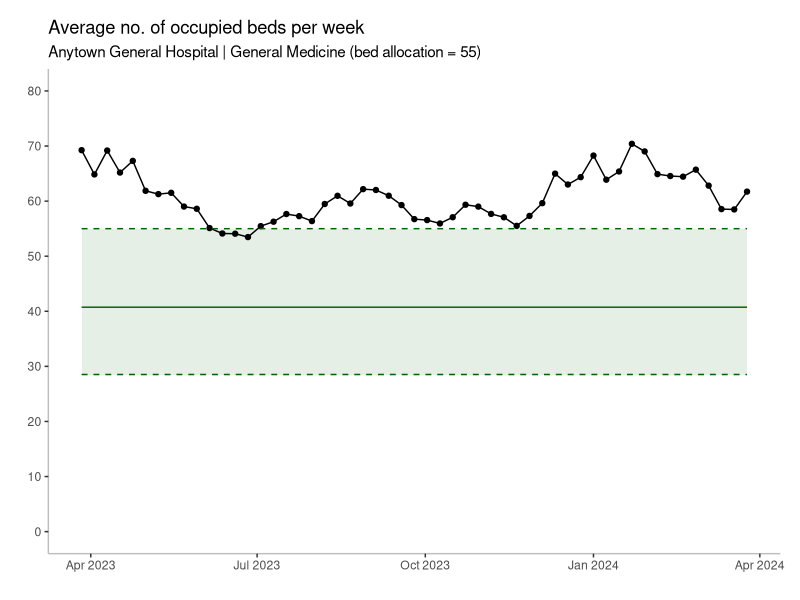

Here is the R script that generated this plot:
# Jagged line of fullness with control limits AND green zone
# What was PLUS what should've been


# Step 0 - load the packages ----------------------------------------------

library(tidyverse)
library(readxl)
library(scales)


# Step 1 - import the data ------------------------------------------------

dataframe_01 <-
  read_xlsx("data/gm_duration_extract.xlsx")


# Step 2 - create an 8784 dataframe ---------------------------------------

dataframe_8784 <-
  data.frame(date_hour = seq(as.POSIXct("2023-04-01 00:01"),
                             as.POSIXct("2024-03-31 23:01"),
                             60*60))


# Step 3 - create the 8784 time series table ------------------------------

dataframe_01a <-
  dataframe_8784 |> 
  inner_join(dataframe_01,
             join_by(date_hour >= START_DATE,
                     date_hour < END_DATE)) |> 
  group_by(date_hour) |> 
  summarize(no_of_occupied_beds = n()) |> 
  mutate(new_date = floor_date(date_hour,
                               "days")) |> 
  group_by(new_date) |> 
  summarize(mean_occupied_beds = mean(no_of_occupied_beds)) |> 
  mutate(new_week = floor_date(new_date,
                               "weeks",
                               1)) |>
  group_by(new_week) |> 
  summarize(new_mean_occupied_beds = mean(mean_occupied_beds))


# Step 4 - create the control chart constants -----------------------------

overall_mean <- mean(dataframe_01a$new_mean_occupied_beds) 
sd <- sd(dataframe_01a$new_mean_occupied_beds)
lcl <- overall_mean - (3 * sd) 
ucl <- overall_mean + (3 * sd)
bed_allocation = 55
green_lcl = bed_allocation - (ucl - lcl)
green_mean = bed_allocation - (green_lcl / 2)


# Step 5 - create the summary table for the control chart -----------------

dataframe_01b <-
  dataframe_01a |> 
  mutate(lcl = lcl) |> 
  mutate(ucl = ucl)


# Step 6 - draw the control chart -----------------------------------------

ggplot(data = dataframe_01b) +
  aes(x = new_week) +
  #geom_line(aes(y = lcl),
            #linetype = "dashed") +
  #geom_line(aes(y = ucl),
            #linetype = "dashed") +
  #geom_ribbon(aes(ymax=`ucl`,
                  #ymin=`lcl`), 
              #fill="grey", 
              #alpha=0.25) +
  geom_ribbon(aes(ymax=`bed_allocation`,
                  ymin=`green_lcl`), 
              fill="darkgreen", 
              alpha=0.1) +
  geom_line(aes(y = new_mean_occupied_beds)) +
  geom_point(aes(y = new_mean_occupied_beds)) +
  #geom_line(aes(y = overall_mean)) +
  geom_line(aes(y = green_mean),
            colour = "darkgreen") +
  geom_line(aes(y = green_lcl),
            colour = "darkgreen",
            linetype = "dashed") +
  geom_line(aes(y = bed_allocation),
            colour = "darkgreen",
            linetype = "dashed") +
  scale_y_continuous(limits = c(0, 80),
                     breaks = seq(0, 80, 10)) +
  theme(panel.grid.major = element_blank(),
        panel.grid.minor = element_blank(),
        panel.background = element_blank(),
        axis.line.x = element_line(color="grey"),
        axis.line.y = element_line(color="grey"),
        plot.margin = margin(0.5, 0.5, 0.5, 0.5, "cm")) +
  labs(title = "Average no. of occupied beds per week",
       subtitle = "Anytown General Hospital | General Medicine (bed allocation = 55)",
       x = element_blank(),
       y = element_blank())
